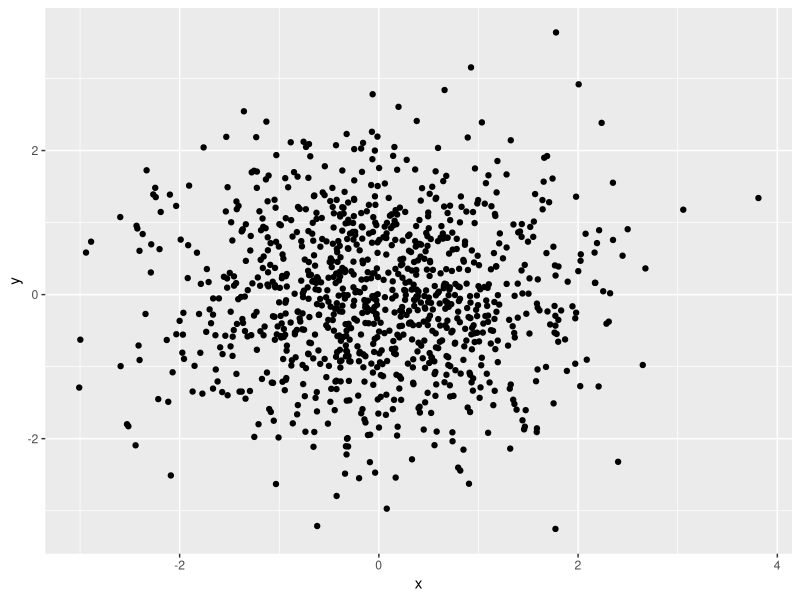

The R source for this figure:
## ---- chunk 1
library(tidyverse)
## ---- chunk 2

## set the seed to ensure reproducibility
set.seed(123)

## create data frame with four vectors 
problem_one_df = tibble(
  vec_numeric = runif(10, 0, 5), 
  vec_logical = (vec_numeric > 2),
  vec_char = c("My", "name", "is", "Diana", "Ballesteros", "Gonzalez", "and", "I", "love", "tacos"),
  vec_factor = factor(c("red", "orange", "yellow", "green", "blue", "orange", "purple", "indigo", "black", "grey"))
) 
## ---- chunk 3
##convert logical, character, and factor to numeric

as.numeric(problem_one_df$vec_logical)

as.numeric(problem_one_df$vec_char)

as.numeric(problem_one_df$vec_factor)
## ---- chunk 4
as.factor(problem_one_df$vec_char)
as.numeric(as.factor(problem_one_df$vec_char))
## ---- chunk 5
as.character(problem_one_df$vec_factor)
as.numeric(as.character(problem_one_df$vec_factor))
## ---- chunk 6
##load the library 
library(tidyverse)
## ---- chunk 7
##set the seed to ensure reproducibility 
set.seed(1)

##create a new df for problem two
problem_two_df = tibble(
    x = rnorm(1000),
    y = rnorm(1000), 
    vec_logical = (x + y > 0)
)
  
problem_two_df$vec_numeric = as.numeric(problem_two_df$vec_logical)
problem_two_df$vec_factor = as.factor(problem_two_df$vec_logical)
## ---- chunk 8
## scatterplot of x and y
ggplot(problem_two_df, aes(x = x, y = y)) + geom_point()
